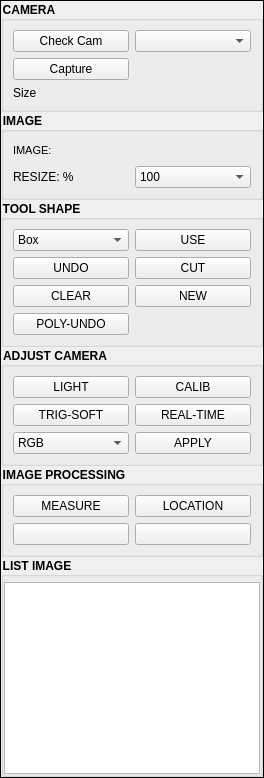
           <widget class="QFrame" name="frame_6">
            <property name="sizePolicy">
             <sizepolicy hsizetype="Preferred" vsizetype="Preferred">
              <horstretch>0</horstretch>
              <verstretch>0</verstretch>
             </sizepolicy>
            </property>
            <property name="maximumSize">
             <size>
              <width>16777215</width>
              <height>16777215</height>
             </size>
            </property>
            <property name="styleSheet">
             <string notr="true">QGroupBox { font-weight: bold; }</string>
            </property>
            <property name="frameShape">
             <enum>QFrame::Box</enum>
            </property>
            <property name="frameShadow">
             <enum>QFrame::Plain</enum>
            </property>
            <layout class="QVBoxLayout" name="verticalLayout">
             <property name="spacing">
              <number>0</number>
             </property>
             <property name="leftMargin">
              <number>0</number>
             </property>
             <property name="topMargin">
              <number>0</number>
             </property>
             <property name="rightMargin">
              <number>0</number>
             </property>
             <property name="bottomMargin">
              <number>0</number>
             </property>
             <item>
              <widget class="QGroupBox" name="groupBox_9">
               <property name="title">
                <string>CAMERA</string>
               </property>
               <layout class="QGridLayout" name="gridLayout_15">
                <item row="1" column="1">
                 <widget class="QPushButton" name="btn_check_cam">
                  <property name="text">
                   <string>Check Cam</string>
                  </property>
                 </widget>
                </item>
                <item row="3" column="1">
                 <widget class="QLabel" name="lb_size_cam">
                  <property name="text">
                   <string>Size</string>
                  </property>
                 </widget>
                </item>
                <item row="2" column="1">
                 <widget class="QPushButton" name="btn_capture_cam">
                  <property name="text">
                   <string>Capture</string>
                  </property>
                 </widget>
                </item>
                <item row="1" column="2">
                 <widget class="QComboBox" name="btn_choose_cam"/>
                </item>
               </layout>
              </widget>
             </item>
             <item>
              <widget class="QGroupBox" name="groupBox_8">
               <property name="title">
                <string>IMAGE</string>
               </property>
               <layout class="QGridLayout" name="gridLayout_6">
                <property name="leftMargin">
                 <number>9</number>
                </property>
                <property name="topMargin">
                 <number>9</number>
                </property>
                <property name="rightMargin">
                 <number>9</number>
                </property>
                <property name="bottomMargin">
                 <number>9</number>
                </property>
                <property name="spacing">
                 <number>6</number>
                </property>
                <item row="1" column="0" colspan="2">
                 <widget class="QLabel" name="label_camera">
                  <property name="minimumSize">
                   <size>
                    <width>0</width>
                    <height>19</height>
                   </size>
                  </property>
                  <property name="font">
                   <font>
                    <pointsize>8</pointsize>
                   </font>
                  </property>
                  <property name="text">
                   <string>IMAGE:</string>
                  </property>
                 </widget>
                </item>
                <item row="2" column="0">
                 <widget class="QLabel" name="label_3">
                  <property name="text">
                   <string>RESIZE: %</string>
                  </property>
                 </widget>
                </item>
                <item row="2" column="1">
                 <widget class="QComboBox" name="btn_resize">
                  <item>
                   <property name="text">
                    <string>100</string>
                   </property>
                  </item>
                  <item>
                   <property name="text">
                    <string>80</string>
                   </property>
                  </item>
                  <item>
                   <property name="text">
                    <string>75</string>
                   </property>
                  </item>
                  <item>
                   <property name="text">
                    <string>65</string>
                   </property>
                  </item>
                  <item>
                   <property name="text">
                    <string>50</string>
                   </property>
                  </item>
                  <item>
                   <property name="text">
                    <string>40</string>
                   </property>
                  </item>
                 </widget>
                </item>
               </layout>
              </widget>
             </item>
             <item>
              <widget class="QGroupBox" name="groupBox_2">
               <property name="palette">
                <palette>
                 <active>
                  <colorrole role="WindowText">
                   <brush brushstyle="SolidPattern">
                    <color alpha="255">
                     <red>0</red>
                     <green>0</green>
                     <blue>0</blue>
                    </color>
                   </brush>
                  </colorrole>
                  <colorrole role="Button">
                   <brush brushstyle="SolidPattern">
                    <color alpha="255">
                     <red>255</red>
                     <green>255</green>
                     <blue>255</blue>
                    </color>
                   </brush>
                  </colorrole>
                  <colorrole role="Light">
                   <brush brushstyle="SolidPattern">
                    <color alpha="255">
                     <red>255</red>
                     <green>255</green>
                     <blue>255</blue>
                    </color>
                   </brush>
                  </colorrole>
                  <colorrole role="Midlight">
                   <brush brushstyle="SolidPattern">
                    <color alpha="255">
                     <red>255</red>
                     <green>255</green>
                     <blue>255</blue>
                    </color>
                   </brush>
                  </colorrole>
                  <colorrole role="Dark">
                   <brush brushstyle="SolidPattern">
                    <color alpha="255">
                     <red>127</red>
                     <green>127</green>
                     <blue>127</blue>
                    </color>
                   </brush>
                  </colorrole>
                  <colorrole role="Mid">
                   <brush brushstyle="SolidPattern">
                    <color alpha="255">
                     <red>170</red>
                     <green>170</green>
                     <blue>170</blue>
                    </color>
                   </brush>
                  </colorrole>
                  <colorrole role="Text">
                   <brush brushstyle="SolidPattern">
                    <color alpha="255">
                     <red>0</red>
                     <green>0</green>
                     <blue>0</blue>
                    </color>
                   </brush>
                  </colorrole>
                  <colorrole role="BrightText">
                   <brush brushstyle="SolidPattern">
                    <color alpha="255">
                     <red>255</red>
                     <green>255</green>
                     <blue>255</blue>
                    </color>
                   </brush>
                  </colorrole>
                  <colorrole role="ButtonText">
                   <brush brushstyle="SolidPattern">
                    <color alpha="255">
                     <red>0</red>
                     <green>0</green>
                     <blue>0</blue>
                    </color>
                   </brush>
                  </colorrole>
                  <colorrole role="Base">
                   <brush brushstyle="SolidPattern">
                    <color alpha="255">
                     <red>255</red>
                     <green>255</green>
                     <blue>255</blue>
                    </color>
                   </brush>
                  </colorrole>
                  <colorrole role="Window">
                   <brush brushstyle="SolidPattern">
                    <color alpha="255">
                     <red>255</red>
                     <green>255</green>
                     <blue>255</blue>
                    </color>
                   </brush>
                  </colorrole>
                  <colorrole role="Shadow">
                   <brush brushstyle="SolidPattern">
                    <color alpha="255">
                     <red>0</red>
                     <green>0</green>
                     <blue>0</blue>
                    </color>
                   </brush>
                  </colorrole>
                  <colorrole role="AlternateBase">
                   <brush brushstyle="SolidPattern">
                    <color alpha="255">
                     <red>255</red>
                     <green>255</green>
                     <blue>255</blue>
                    </color>
                   </brush>
                  </colorrole>
                  <colorrole role="ToolTipBase">
                   <brush brushstyle="SolidPattern">
                    <color alpha="255">
                     <red>255</red>
                     <green>255</green>
                     <blue>220</blue>
                    </color>
                   </brush>
                  </colorrole>
                  <colorrole role="ToolTipText">
                   <brush brushstyle="SolidPattern">
                    <color alpha="255">
                     <red>0</red>
                     <green>0</green>
                     <blue>0</blue>
                    </color>
                   </brush>
                  </colorrole>
                  <colorrole role="PlaceholderText">
                   <brush brushstyle="SolidPattern">
                    <color alpha="128">
                     <red>0</red>
                     <green>0</green>
                     <blue>0</blue>
                    </color>
                   </brush>
                  </colorrole>
                 </active>
                 <inactive>
                  <colorrole role="WindowText">
                   <brush brushstyle="SolidPattern">
                    <color alpha="255">
                     <red>0</red>
                     <green>0</green>
                     <blue>0</blue>
                    </color>
                   </brush>
                  </colorrole>
                  <colorrole role="Button">
                   <brush brushstyle="SolidPattern">
                    <color alpha="255">
                     <red>255</red>
                     <green>255</green>
                     <blue>255</blue>
                    </color>
                   </brush>
                  </colorrole>
                  <colorrole role="Light">
                   <brush brushstyle="SolidPattern">
                    <color alpha="255">
                     <red>255</red>
                     <green>255</green>
                     <blue>255</blue>
                    </color>
                   </brush>
                  </colorrole>
                  <colorrole role="Midlight">
                   <brush brushstyle="SolidPattern">
                    <color alpha="255">
                     <red>255</red>
                     <green>255</green>
                     <blue>255</blue>
                    </color>
                   </brush>
                  </colorrole>
                  <colorrole role="Dark">
                   <brush brushstyle="SolidPattern">
                    <color alpha="255">
                     <red>127</red>
                     <green>127</green>
                     <blue>127</blue>
                    </color>
                   </brush>
                  </colorrole>
                  <colorrole role="Mid">
                   <brush brushstyle="SolidPattern">
                    <color alpha="255">
                     <red>170</red>
                     <green>170</green>
                     <blue>170</blue>
                    </color>
                   </brush>
                  </colorrole>
                  <colorrole role="Text">
                   <brush brushstyle="SolidPattern">
                    <color alpha="255">
                     <red>0</red>
                     <green>0</green>
                     <blue>0</blue>
                    </color>
                   </brush>
                  </colorrole>
                  <colorrole role="BrightText">
                   <brush brushstyle="SolidPattern">
                    <color alpha="255">
                     <red>255</red>
                     <green>255</green>
                     <blue>255</blue>
                    </color>
                   </brush>
                  </colorrole>
                  <colorrole role="ButtonText">
                   <brush brushstyle="SolidPattern">
                    <color alpha="255">
                     <red>0</red>
                     <green>0</green>
                     <blue>0</blue>
                    </color>
                   </brush>
                  </colorrole>
                  <colorrole role="Base">
                   <brush brushstyle="SolidPattern">
                    <color alpha="255">
                     <red>255</red>
                     <green>255</green>
                     <blue>255</blue>
                    </color>
                   </brush>
                  </colorrole>
                  <colorrole role="Window">
                   <brush brushstyle="SolidPattern">
                    <color alpha="255">
                     <red>255</red>
                     <green>255</green>
                     <blue>255</blue>
                    </color>
                   </brush>
                  </colorrole>
                  <colorrole role="Shadow">
                   <brush brushstyle="SolidPattern">
                    <color alpha="255">
                     <red>0</red>
                     <green>0</green>
                     <blue>0</blue>
                    </color>
                   </brush>
                  </colorrole>
                  <colorrole role="AlternateBase">
                   <brush brushstyle="SolidPattern">
                    <color alpha="255">
                     <red>255</red>
                     <green>255</green>
                     <blue>255</blue>
                    </color>
                   </brush>
                  </colorrole>
                  <colorrole role="ToolTipBase">
                   <brush brushstyle="SolidPattern">
                    <color alpha="255">
                     <red>255</red>
                     <green>255</green>
                     <blue>220</blue>
                    </color>
                   </brush>
                  </colorrole>
                  <colorrole role="ToolTipText">
                   <brush brushstyle="SolidPattern">
                    <color alpha="255">
                     <red>0</red>
                     <green>0</green>
                     <blue>0</blue>
                    </color>
                   </brush>
                  </colorrole>
                  <colorrole role="PlaceholderText">
                   <brush brushstyle="SolidPattern">
                    <color alpha="128">
                     <red>0</red>
                     <green>0</green>
                     <blue>0</blue>
                    </color>
                   </brush>
                  </colorrole>
                 </inactive>
                 <disabled>
                  <colorrole role="WindowText">
                   <brush brushstyle="SolidPattern">
                    <color alpha="255">
                     <red>127</red>
                     <green>127</green>
                     <blue>127</blue>
                    </color>
                   </brush>
                  </colorrole>
                  <colorrole role="Button">
                   <brush brushstyle="SolidPattern">
                    <color alpha="255">
                     <red>255</red>
                     <green>255</green>
                     <blue>255</blue>
                    </color>
                   </brush>
                  </colorrole>
                  <colorrole role="Light">
                   <brush brushstyle="SolidPattern">
                    <color alpha="255">
                     <red>255</red>
                     <green>255</green>
                     <blue>255</blue>
                    </color>
                   </brush>
                  </colorrole>
                  <colorrole role="Midlight">
                   <brush brushstyle="SolidPattern">
                    <color alpha="255">
                     <red>255</red>
                     <green>255</green>
                     <blue>255</blue>
                    </color>
                   </brush>
                  </colorrole>
                  <colorrole role="Dark">
                   <brush brushstyle="SolidPattern">
                    <color alpha="255">
                     <red>127</red>
                     <green>127</green>
                     <blue>127</blue>
                    </color>
                   </brush>
                  </colorrole>
                  <colorrole role="Mid">
                   <brush brushstyle="SolidPattern">
                    <color alpha="255">
                     <red>170</red>
                     <green>170</green>
                     <blue>170</blue>
                    </color>
                   </brush>
                  </colorrole>
                  <colorrole role="Text">
                   <brush brushstyle="SolidPattern">
                    <color alpha="255">
                     <red>127</red>
                     <green>127</green>
                     <blue>127</blue>
                    </color>
                   </brush>
                  </colorrole>
                  <colorrole role="BrightText">
                   <brush brushstyle="SolidPattern">
                    <color alpha="255">
                     <red>255</red>
                     <green>255</green>
                     <blue>255</blue>
                    </color>
                   </brush>
                  </colorrole>
                  <colorrole role="ButtonText">
                   <brush brushstyle="SolidPattern">
                    <color alpha="255">
                     <red>127</red>
                     <green>127</green>
                     <blue>127</blue>
                    </color>
                   </brush>
                  </colorrole>
                  <colorrole role="Base">
                   <brush brushstyle="SolidPattern">
                    <color alpha="255">
                     <red>255</red>
                     <green>255</green>
                     <blue>255</blue>
                    </color>
                   </brush>
                  </colorrole>
                  <colorrole role="Window">
                   <brush brushstyle="SolidPattern">
                    <color alpha="255">
                     <red>255</red>
                     <green>255</green>
                     <blue>255</blue>
                    </color>
                   </brush>
                  </colorrole>
                  <colorrole role="Shadow">
                   <brush brushstyle="SolidPattern">
                    <color alpha="255">
                     <red>0</red>
                     <green>0</green>
                     <blue>0</blue>
                    </color>
                   </brush>
                  </colorrole>
                  <colorrole role="AlternateBase">
                   <brush brushstyle="SolidPattern">
                    <color alpha="255">
                     <red>255</red>
                     <green>255</green>
                     <blue>255</blue>
                    </color>
                   </brush>
                  </colorrole>
                  <colorrole role="ToolTipBase">
                   <brush brushstyle="SolidPattern">
                    <color alpha="255">
                     <red>255</red>
                     <green>255</green>
                     <blue>220</blue>
                    </color>
                   </brush>
                  </colorrole>
                  <colorrole role="ToolTipText">
                   <brush brushstyle="SolidPattern">
                    <color alpha="255">
                     <red>0</red>
                     <green>0</green>
                     <blue>0</blue>
                    </color>
                   </brush>
                  </colorrole>
                  <colorrole role="PlaceholderText">
                   <brush brushstyle="SolidPattern">
                    <color alpha="128">
                     <red>0</red>
                     <green>0</green>
                     <blue>0</blue>
                    </color>
                   </brush>
                  </colorrole>
                 </disabled>
                </palette>
               </property>
               <property name="font">
                <font>
                 <weight>75</weight>
                 <bold>true</bold>
                 <underline>false</underline>
                 <strikeout>false</strikeout>
                 <stylestrategy>PreferDefault</stylestrategy>
                 <kerning>true</kerning>
                </font>
               </property>
               <property name="mouseTracking">
                <bool>false</bool>
               </property>
               <property name="tabletTracking">
                <bool>false</bool>
               </property>
               <property name="styleSheet">
                <string notr="true">border-color: rgb(0, 0, 0);
</string>
               </property>
               <property name="title">
                <string>TOOL SHAPE</string>
               </property>
               <property name="flat">
                <bool>true</bool>
               </property>
               <property name="checkable">
                <bool>false</bool>
               </property>
               <layout class="QGridLayout" name="gridLayout">
                <item row="0" column="0">
                 <widget class="QComboBox" name="btn_shape">
                  <property name="minimumSize">
                   <size>
                    <width>0</width>
                    <height>0</height>
                   </size>
                  </property>
                  <property name="maximumSize">
                   <size>
                    <width>16777215</width>
                    <height>16777215</height>
                   </size>
                  </property>
                  <item>
                   <property name="text">
                    <string>Box</string>
                   </property>
                  </item>
                  <item>
                   <property name="text">
                    <string>Circle</string>
                   </property>
                  </item>
                  <item>
                   <property name="text">
                    <string>Polygon</string>
                   </property>
                  </item>
                  <item>
                   <property name="text">
                    <string>Oriented Box</string>
                   </property>
                  </item>
                  <item>
                   <property name="text">
                    <string>Brusher</string>
                   </property>
                  </item>
                 </widget>
                </item>
                <item row="0" column="1">
                 <widget class="QPushButton" name="btn_use">
                  <property name="minimumSize">
                   <size>
                    <width>0</width>
                    <height>0</height>
                   </size>
                  </property>
                  <property name="maximumSize">
                   <size>
                    <width>16777215</width>
                    <height>16777215</height>
                   </size>
                  </property>
                  <property name="text">
                   <string>USE</string>
                  </property>
                 </widget>
                </item>
                <item row="1" column="0">
                 <widget class="QPushButton" name="btn_undo">
                  <property name="minimumSize">
                   <size>
                    <width>0</width>
                    <height>0</height>
                   </size>
                  </property>
                  <property name="maximumSize">
                   <size>
                    <width>16777215</width>
                    <height>16777215</height>
                   </size>
                  </property>
                  <property name="text">
                   <string>UNDO</string>
                  </property>
                 </widget>
                </item>
                <item row="3" column="0">
                 <widget class="QPushButton" name="btn_clear">
                  <property name="minimumSize">
                   <size>
                    <width>0</width>
                    <height>0</height>
                   </size>
                  </property>
                  <property name="maximumSize">
                   <size>
                    <width>16777215</width>
                    <height>16777215</height>
                   </size>
                  </property>
                  <property name="text">
                   <string>CLEAR</string>
                  </property>
                 </widget>
                </item>
                <item row="1" column="1">
                 <widget class="QPushButton" name="btn_cut">
                  <property name="minimumSize">
                   <size>
                    <width>0</width>
                    <height>0</height>
                   </size>
                  </property>
                  <property name="maximumSize">
                   <size>
                    <width>16777215</width>
                    <height>16777215</height>
                   </size>
                  </property>
                  <property name="text">
                   <string>CUT</string>
                  </property>
                 </widget>
                </item>
                <item row="5" column="0">
                 <widget class="QPushButton" name="btn_polyundo">
                  <property name="minimumSize">
                   <size>
                    <width>0</width>
                    <height>0</height>
                   </size>
                  </property>
                  <property name="maximumSize">
                   <size>
                    <width>16777215</width>
                    <height>16777215</height>
                   </size>
                  </property>
                  <property name="text">
                   <string>POLY-UNDO</string>
                  </property>
                 </widget>
                </item>
                <item row="3" column="1">
                 <widget class="QPushButton" name="btn_new">
                  <property name="minimumSize">
                   <size>
                    <width>0</width>
                    <height>0</height>
                   </size>
                  </property>
                  <property name="maximumSize">
                   <size>
                    <width>16777215</width>
                    <height>16777215</height>
                   </size>
                  </property>
                  <property name="text">
                   <string>NEW</string>
                  </property>
                 </widget>
                </item>
               </layout>
              </widget>
             </item>
             <item>
              <widget class="QGroupBox" name="groupBox_3">
               <property name="font">
                <font>
                 <weight>75</weight>
                 <bold>true</bold>
                </font>
               </property>
               <property name="autoFillBackground">
                <bool>false</bool>
               </property>
               <property name="title">
                <string>ADJUST CAMERA</string>
               </property>
               <property name="flat">
                <bool>true</bool>
               </property>
               <layout class="QGridLayout" name="gridLayout_2">
                <item row="1" column="1">
                 <widget class="QPushButton" name="btn_realtime">
                  <property name="text">
                   <string>REAL-TIME</string>
                  </property>
                 </widget>
                </item>
                <item row="0" column="1">
                 <widget class="QPushButton" name="btn_calib">
                  <property name="text">
                   <string>CALIB</string>
                  </property>
                 </widget>
                </item>
                <item row="2" column="1">
                 <widget class="QPushButton" name="btn_apply">
                  <property name="text">
                   <string>APPLY</string>
                  </property>
                 </widget>
                </item>
                <item row="1" column="0">
                 <widget class="QPushButton" name="btn_trigsoft">
                  <property name="text">
                   <string>TRIG-SOFT</string>
                  </property>
                 </widget>
                </item>
                <item row="0" column="0">
                 <widget class="QPushButton" name="btn_light">
                  <property name="text">
                   <string>LIGHT</string>
                  </property>
                 </widget>
                </item>
                <item row="2" column="0">
                 <widget class="QComboBox" name="btn_color">
                  <item>
                   <property name="text">
                    <string>RGB</string>
                   </property>
                  </item>
                  <item>
                   <property name="text">
                    <string>BGR</string>
                   </property>
                  </item>
                  <item>
                   <property name="text">
                    <string>Gray</string>
                   </property>
                  </item>
                  <item>
                   <property name="text">
                    <string>HSV</string>
                   </property>
                  </item>
                  <item>
                   <property name="text">
                    <string>YCrCb</string>
                   </property>
                  </item>
                 </widget>
                </item>
               </layout>
              </widget>
             </item>
             <item>
              <widget class="QGroupBox" name="groupBox_4">
               <property name="title">
                <string>IMAGE PROCESSING</string>
               </property>
               <property name="flat">
                <bool>true</bool>
               </property>
               <layout class="QGridLayout" name="gridLayout_3">
                <item row="0" column="0">
                 <widget class="QPushButton" name="btn_measure">
                  <property name="text">
                   <string>MEASURE</string>
                  </property>
                 </widget>
                </item>
                <item row="0" column="1">
                 <widget class="QPushButton" name="btn_location">
                  <property name="text">
                   <string>LOCATION</string>
                  </property>
                 </widget>
                </item>
                <item row="1" column="0">
                 <widget class="QPushButton" name="pushButton_17">
                  <property name="text">
                   <string/>
                  </property>
                 </widget>
                </item>
                <item row="1" column="1">
                 <widget class="QPushButton" name="pushButton_18">
                  <property name="text">
                   <string/>
                  </property>
                 </widget>
                </item>
               </layout>
              </widget>
             </item>
             <item>
              <widget class="QGroupBox" name="groupBox_5">
               <property name="title">
                <string>LIST IMAGE</string>
               </property>
               <property name="flat">
                <bool>true</bool>
               </property>
               <layout class="QGridLayout" name="gridLayout_4">
                <property name="leftMargin">
                 <number>0</number>
                </property>
                <property name="topMargin">
                 <number>5</number>
                </property>
                <property name="rightMargin">
                 <number>0</number>
                </property>
                <property name="bottomMargin">
                 <number>0</number>
                </property>
                <property name="spacing">
                 <number>0</number>
                </property>
                <item row="0" column="0">
                 <widget class="QListWidget" name="list_image"/>
                </item>
               </layout>
              </widget>
             </item>
            </layout>
           </widget>
